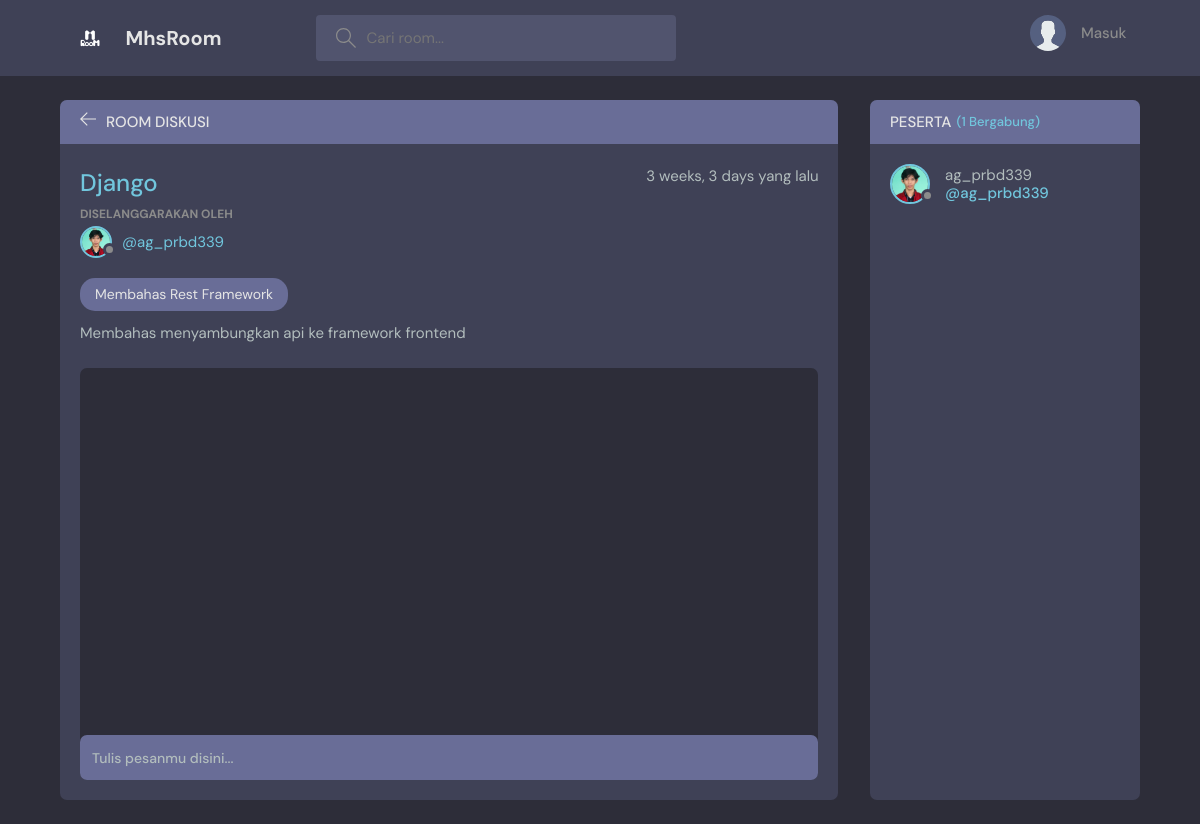
Page /room/1/ on the earlier database version.
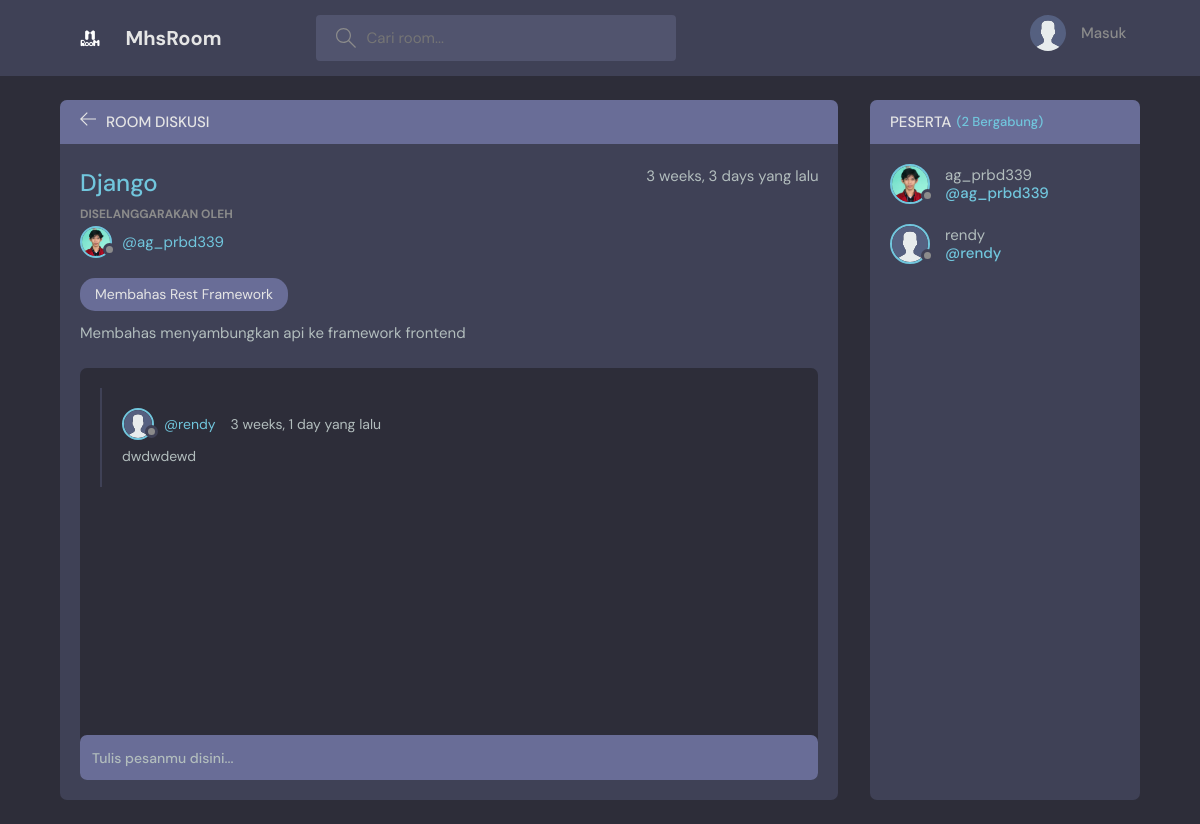
Same page on the later database version.
### base/models.py (models this page shows, shortened)
class User(AbstractUser):
    name = models.CharField(max_length=200, null=True)
    email = models.EmailField(unique=True, null=True)
    bio = models.TextField(null=True)
    avatar = models.ImageField(null=True, default="avatar.svg")
    USERNAME_FIELD = 'email'
    REQUIRED_FIELDS = []

class Message(models.Model):
    user = models.ForeignKey(User, on_delete=models.CASCADE)
    room =  models.ForeignKey(Room, on_delete=models.CASCADE)
    body = models.TextField()
    updated = models.DateTimeField(auto_now=True)
    created = models.DateTimeField(auto_now_add=True)
    class Meta:
        ordering = ['-updated', '-created']

### base/views.py (the view, shortened to what this page needs)
# urls.py: path('room/<str:pk>/', views.room, name="room"),
def room(request, pk):
    room = Room.objects.get(id=pk)
    room_messages = room.message_set.all()
    participants = room.participants.all()
    context = {'room':room, 'room_messages': room_messages,
               'participants':participants}
    return render(request, 'base/room.html', context)

### base/models.py (called while the page is built)
    def __str__(self):
        return self.name

### base/templates/base/room.html (shortened to what this page needs)
{% extends 'main.html' %} {% block content %}
<main class="profile-page layout layout--2">
    <div class="container">
        <div class="room">
            <div class="room__top">
                <div class="room__topLeft">
                    <a href="{% url 'home' %}">
                        <svg version="1.1" xmlns="http://www.w3.org/2000/svg" width="32" height="32" viewBox="0 0 32 32">
                            <title>arrow-left</title>
                            <path d="M13.723 2.286l-13.723 13.714 13.719 13.714 1.616-1.611-10.96-10.96h27.625v-2.286h-27.625l10.965-10.965-1.616-1.607z"></path>
                        </svg>
                    </a>
                    <h3>Room Diskusi</h3>
                </div>
            </div>
            <div class="room__box scroll">
                <div class="room__header scroll">
                    <div class="room__info">
                        <h3>{{ room.name }}</h3>
                        <span>{{ room.created|timesince }} yang lalu</span>
                    </div>
                    <div class="room__hosted">
                        <p>Diselanggarakan oleh</p>
                        <a href="{% url 'user-profile' room.host.id %}" class="room__author">
                            <div class="avatar avatar--small">
                                <img src="{{ room.host.avatar.url }}" />
                            </div>
                            <span>@{{ room.host.username }}</span>
                        </a>
                    </div>
                    <span class="room__topics">{{ room.topic }}</span>
                    <br />
                    <span class="room__description">{{ room.description }}</span>
                </div>
                <div class="room__conversation">
                    <div class="threads scroll">
                        {% for message in room_messages %}
                        <div class="thread">
                            <div class="thread__top">
                                <div class="thread__author">
                                    <a href="{% url 'user-profile' message.user.id %}" class="thread__authorInfo">
                                        <div class="avatar avatar--small">
                                            <img src="{{ message.user.avatar.url }}" />
                                        </div>
                                        <span>@{{ message.user.username }}</span>
                                    </a>
                                    <span class="thread__date">{{ message.created|timesince }} yang lalu</span>
                                </div>
                            </div>
                            <div class="thread__details">{{ message.body }}</div>
                        </div>
                        {% endfor %}
                    </div>
                </div>
            </div>
            <div class="room__message">
                <form action="" method="POST">
                    <input name="body" placeholder="Tulis pesanmu disini..." />
                </form>
            </div>
        </div>
        <div class="participants">
            <h3 class="participants__top">Peserta <span>({{ participants.count }} Bergabung)</span></h3>
            <div class="participants__list scroll">
                {% for user in participants %}
                <a href="{% url 'user-profile' user.id %}" class="participant">
                    <div class="avatar avatar--medium">
                        <img src="{{ user.avatar.url }}" />
                    </div>
                    <p>
                        {{ user.username }}
                        <span>@{{ user.username }}</span>
                    </p>
                </a>
                {% endfor %}
            </div>
        </div>
    </div>
    <br />
</main>
{% endblock content %}

Differences in the rows shown:
added Message: user.avatar (placeholder picture), user.username "rendy", created "3 weeks, 1 day", body "dwdwdewd"
added User: avatar (placeholder picture), username "rendy"
Other differences:
{{ participants.count }}: "1" → "2"
